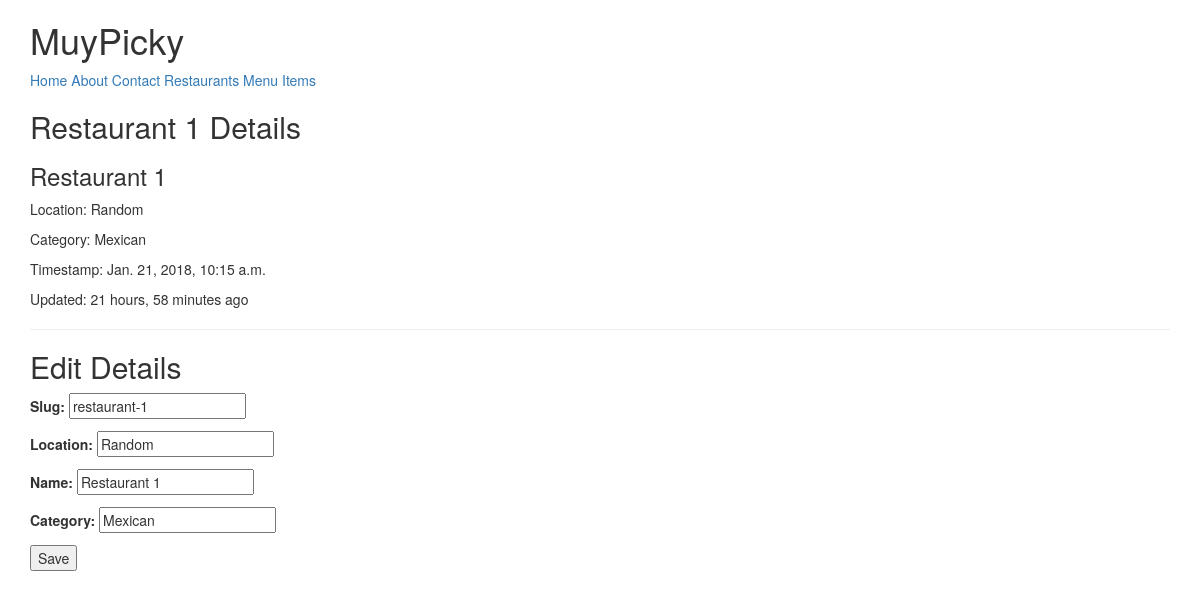
The app's page /restaurants/restaurant-1/ (signed in) with its own data.
### restaurants/models.py (models this page shows, shortened)
class RestaurantLocation(models.Model):
    owner = models.ForeignKey(User)
    name = models.CharField(max_length=120)
    location = models.CharField(max_length=120, null=True, blank=True)
    category = models.CharField(max_length=120, null=True, blank=True, validators=[validate_category])
    timestamp = models.DateTimeField(auto_now_add=True)
    updated = models.DateTimeField(auto_now=True)
    slug = models.SlugField(null=True, blank=True)
    objects = RestaurantLocationManager()  # Add to Model.objects.all()

### restaurants/views.py (the view)
# urls.py: url(r'^(?P<slug>[\w-]+)/$', RestaurantUpdateView.as_view(), name='detail'),
class RestaurantUpdateView(LoginRequiredMixin, UpdateView):
    form_class = RestaurantLocationCreateForm
    template_name = "restaurants/detail-update.html"
    def get_context_data(self, **kwargs):
        context = super(RestaurantUpdateView, self).get_context_data(**kwargs)
        name = self.get_object().name
        context['title'] = f'Update {name}'
        return context
    def get_queryset(self):
        return RestaurantLocation.objects.filter(owner=self.request.user)

### restaurants/forms.py (shortened to what this page needs)
class RestaurantLocationCreateForm(forms.ModelForm):
    class Meta:
        model = RestaurantLocation
        fields = {
            "name",
            "location",
            "category",
            "slug"
        }

### restaurants/models.py (called while the page is built)
    def get_queryset(self):
        return RestaurantLocationQuerySet(self.model, using=self._db)

### restaurants/templates/restaurants/detail-update.html (shortened to what this page needs)
{% extends "base.html" %}
{% block content %}
<h2>{{ form.instance.name }} Details</h2>
<h3>{{ form.instance.name }}</h3>
<p>Location: {{ form.instance.location }}</p>
<p>Category: {{ form.instance.category }}</p>
<p>Timestamp: {{ form.instance.timestamp }}</p>
<p>Updated: {{ form.instance.updated|timesince }} ago</p>
<hr/>
<h2>Edit Details</h2>
{% include "snippets/form_snippet.html" with form=form %}
{% endblock content %}

### templates/snippets/form_snippet.html (shortened to what this page needs)
<form method="post">
    {{ form.as_p }}
    <button type="submit">Save</button>
</form>

### records on screen
RestaurantLocation: instance.name "Restaurant 1", instance.location "Random", instance.category "Mexican", instance.timestamp "Jan. 21, 2018, 10:15 a.m.", instance.updated "21 hours, 58 minutes", slug "restaurant-1", location "Random", name "Restaurant 1", category "Mexican"
